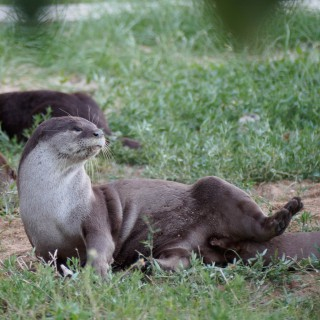
#> input picture Assignments/Lab0/images/otter.jpg, 320 x 320 px
$ jupyter execute --allow-errors lab0.ipynb   (shell and % lines are left out)
#> lines starting #> are read from the running program, lines starting #| are printed output that depends on the picture
# CS4277/CS5477 Lab 0: Getting Started

### Introduction
In this optional assignment, you will get a very short introduction to the following:
- The environment used for the course's exercises: Jupyter notebook.
- Python programming language
- Numpy operations

We expect that many of you will have experience with Python and Numpy, so feel free to skip this tutorial if you are familiar with the concepts. For the rest, this assignment will serve as a quick crash course on the Python programming language, and its use in scientific programming.

This assignment is worth **0%** of the final grade (i.e. completely optional).

### Submission Instructions
Nil. There is no need to submit this assignment.

### Other Useful Resources
This tutorial only covers the very basics. You might also find the following resources useful.

#### Python
- [CS231N Python Numpy tutorial](http://cs231n.github.io/python-numpy-tutorial/)
- [Official Python 3.5 documentation](https://docs.python.org/3.5/)

#### Numpy
- [Numpy Quickstart Tutorial](https://docs.scipy.org/doc/numpy/user/quickstart.html)

#### OpenCV
- [OpenCV Python Tutorial](https://opencv-python-tutroals.readthedocs.io/en/latest/py_tutorials/py_tutorials.html)
- [OpenCV API Reference](https://docs.opencv.org/3.4.9/)

### Credits
Certain parts of this tutorial is adapted from the excellent [CS231N Python Numpy tutorial](http://cs231n.github.io/python-numpy-tutorial/) by Justin Johnson from Stanford University.

---
## Set up and Starting the Jupyter notebook

### Python Installation
Our assignments are all to be done in Python 3 (>=3.5). So install it if you don't have it yet. **As of time of writing, Python 3.8 has issues working with Jupyter notebook; you are advised to use Python 3.5/3.6/3.7.**

#### Windows
Download the binary from https://www.python.org/downloads/release/python-376/ and install.

#### Mac
Install Python 3 through homebrew: `brew install python3`

#### Ubuntu
Ubuntu 16.04 and above should come with Python 3 pre-installed.

### Install required packages
Install the packages required for this course, which are listed in `requirements.txt`.
For example for pip users:
```
pip install -r requirements.txt
```
Advanced users who are using Python for their other projects may wish to consider [virtual environments](https://docs.python.org/3/tutorial/venv.html) to avoid package compatibility issues.

### Starting the Jupyter notebook
Navigate to the directory containing the Jupyter notebook file (.ipynb) in command line, then run:
```
jupyter notebook
```

A browser window that looks like the following should appear:

Click on "lab0.ipynb" to start the notebook.

---
## Introduction to Jupyter notebook
For the course, we will use Jupyter notebooks to explain the questions, provide helper code to piece functions together, check your code and visualize results. The Jupyter notebook is a interactive computing environment that enables users to author notebook documents that include live code, narrative text (such as this), equations, etc.

For example, to print "Hello World", just select the next cell and press the "Run" button on the top. Or press Shift+Enter to execute.

[cell 1]
print('hello world')

The following code verifies that all the required Python packages are installed. You should see a 3d plot and a picture of an otter if everything works.

[cell 2]
import cv2
import k3d
import numpy as np
import scipy
import matplotlib.pyplot as plt

# Plot random 3d points
x = np.random.randn(100,3).astype(np.float32)
#> (the rest of this cell did not finish here and is left out)

---
## Introduction to Python
### Basic data types¶
We first cover the commonly used basic data types: Integer/floats, booleans, strings.

#### Numbers
Integers and floats are similar to other languages. Unlike C/C++, Python 3 does not discriminate between integers/long integers, or float/double types. Integers in Python 3 are of unlimited size. Floats in Python 3 are implemented as double precision floats on most platforms. However, as we will see later, Numpy does discriminate these types.

[cell 3]
i = 4
f = 3.5
print(i, type(i))  # Prints "4 <class 'int'>"
print(f, type(f))  # Prints "3.5 <class 'float'>"

[cell 4]
print(i + 1)   # Addition
print(i - 1)   # Subtraction
print(i * 2)   # Multiplication
print(i ** 3)  # Exponentiation

Similar to C/C++, augmented assignments are possible in Python. However note that '++' or '--' do not exist in Python:

[cell 5]
i = 2
i += 1    # Equivalent to: i = i + 1
print(i)  # Prints "3"
i *= 2    # Equivalent to: i = i * 2
print(i)  # Prints "6"

In Python 3, the division operator `/` returns the value in float even when the input is integers. Use double slashes `//` to force integer division.

[cell 6]
a = 5/2
print(a, type(a))  # Prints "2.5 <class 'float'>""
b = 5//2
print(b, type(b))  # Print "2 <class 'int'>"". Floating point part is truncated.

#### Booleans
Boolean operators in Python uses English words rather than symbols (e.g. &&, ||):

[cell 7]
t, f = True, False
print(type(t)) # Prints "<class 'bool'>"

[cell 8]
print(t and f) # Logical AND
print(t or f)  # Logical OR
print(not t)   # Logical NOT

#### Strings

[cell 9]
hello = 'hello'   # String literals can use single quotes
world = "world"   # or double quotes; it does not matter.
hw = hello + world  # concatenate strings using '+'
print(hw)  # prints "helloworld"
print(len(hello))  # print the length of hello: 5

String can be formated using the `.format` operator, similar to sprintf in C++. See [here](https://docs.python.org/3/library/string.html) for more details.

[cell 10]
str1 = 'String is {} {}.'.format(hello, world)  # new style string formatting.
str2 = 'Numbers are {}, {:.3f}.'.format(24, 1.23456)  # :.3f means print to 3dp
print(str1)  # prints "String is hello world."
print(str2)  # prints "Numbers are: 24, 1.235"

### Containers
Python includes several built-in container types. We only cover lists and dictionaries here.

#### Lists
A list is the Python equivalent of an array, but is resizeable and can contain elements of different types:

[cell 11]
mylist = [3, 5, 4]   # Create a list
print(mylist)  # Print entire list
print(mylist[1])  # Print element 1, which is "5" (note python counts from 0)
print(mylist[-1])  # Negative indices count from the end of the list; prints "4"

[cell 12]
mylist[2] = 'hello'    # Lists can contain elements of different types
print(mylist)

[cell 13]
mylist.append('world') # Use .append to add new element to the end
print(mylist)
popped = mylist.pop()  # .pop returns and remove the last element
print(popped, mylist)

In addition to accessing list elements one at a time, you can slice Python lists to obtain sublists.

[cell 14]
list2 = list(range(4))    # Creates a list containing integers 0 <= i < 4
print(list2)         # Prints "[0, 1, 2, 3]"
print(list2[1:3])    # Get a slice from index 1 to 3 (exclusive); prints "[1, 2]"
print(list2[1:])     # Slicing without the end index will include elements till the end; prints "[1, 2, 3]"
print(list2[:2])     # Excluding start index will start from element 0; prints "[0, 1]"
print(list2[:-1])    # Slice indices can be negative; this will print all but the last element.
list2[2:4] = [100, 101]  # You can assign a list to a slice to modify it
print(list2)         # Prints "[0, 1, 100, 101]"

### Dictionaries

A dictionary stores (key, value) pairs, similar to a Map in Java/C++. You can use it like this:

[cell 15]
d = {'cat': 'meow', 'dog': 'woof'}  # Create a new dictionary with some data
print(d['cat'])       # Get the entry corresponding to "cat"; prints "meow"
print('cat' in d)     # Check if a dictionary has a given key; prints "True"
d['sheep'] = 'baaa'    # Set an entry (it will be created if not already present)
print(d['sheep'])      # Prints "baaa"

### Iterations:

Like many languages, for and while loops exist in Python. They iterate over elements from an [iterable](https://docs.python.org/3/glossary.html#term-iterable). In many cases, you can use the [range()](https://docs.python.org/3/library/stdtypes.html#typesseq-range) keyword to create an iterable.

Note that instead of using braces like in C++/Java, Python uses indentation to group statements.

[cell 16]
print("Iterate over the items [0,1,2,3].")
for i in range(4):
    print(i)  # note that print(i) is indented by several spaces

print("Iterate over an actual list.")
for i in [0,1,2,3]:
    print(i)

print("While works too")
i = 0
while i < 4:
    print(i)
    i += 1

### Functions and Conditionals
Functions are defined using the `def` keyword. As before, indentation is used to group statements.

[cell 17]
def SumPairXY(x, y):
    if (x < 5):
        print("x was < 5")
    elif (x < 10):
        print("5 <= x < 10")
    else:
        print("x was >= 10")
    return x + y

for i in range(4, 11, 2):  # i=4, 6, 8, 10 (start, stop, step)
    print("--- Now running with i: {}".format(i))
    r = SumPairXY(i,i)
    print("Result from SumPairXY: {}".format(r))

---
## Short Introduction to Numpy

We will mainly use Numpy for our assignments. Numpy is the core library for scientific computing in Python. Again, this is only a very brief introduction, and you are encouraged to look at the documentation for further details.

To use Numpy, we first need to import the numpy package:

[cell 18]
import numpy as np  # Make numpy available using np.

Numpy's main object is the homogeneous multidimensional array. We can initialize numpy arrays from nested Python lists, and access elements using square brackets:

[cell 19]
a = np.array([1, 2, 3])  # Create a 1-dimensional array
print(a)                 # prints [1, 2, 3]
a[0] = 5                 # Change element 0 to 5
print(a)                 # prints [5, 2, 3]

[cell 20]
b = np.array([[1,2,3],[4,5,6]])   # Create a 2-dimensional array (2x3 matrix)
print('b:\n', b)
print('Shape:', b.shape)  # Prints the size of the array, i.e. (2, 3)
print('Elements (0,0), (0,1), (1,0):', b[0, 0], b[0, 1], b[1, 0])

Unlike Python lists, elements in a Numpy array have the same data type, which you can check using .dtype attribute. If not explicitly set, it will be determined from the input array.

[cell 21]
c = np.array([1, 2, 3])  # no type, will be implicitly set to np.int64
print(c.dtype)
d = np.array([1.0, 2, 3])  # Contains a float, so will be implicitly set to np.float64
print(d.dtype)
e = np.array([1, 2, 3], dtype=np.float64)  # You can set the type through the dtype argument
f = c.astype(np.float32)  # Cast an array into another type
print(e.dtype, f.dtype)

Numpy also provides many functions to create arrays:

[cell 22]
a = np.zeros((2,2))  # Create an 2x2 array of all zeros
print('a:\n', a)
b = np.ones((1,2))   # Create an 1x2 array of all ones
print('b:\n', b)
c = np.full((2,2), 5) # Create a constant array containing all 5's
print('c:\n', c)
d = np.eye(2)        # Create a 2x2 identity matrix
print('d:\n', d)

### Array Indexing
Similiar to Python lists, Numpy offers many ways to index into arrays. For brevity, we only cover the basics. If you want to know more you should read the [documentation](https://docs.scipy.org/doc/numpy/reference/arrays.indexing.html).

<u>Slicing</u>: Similar to Python's list slicing. This is probably the most common way to index an array. Since arrays may be multidimensional, you must specify a slice for each dimension of the array:

[cell 23]
# Create the following 2-dimensional array with shape (3, 4)
# [[ 1  2  3  4]
#  [ 5  6  7  8]
#  [ 9 10 11 12]]
a = np.array([[1,2,3,4], [5,6,7,8], [9,10,11,12]])

# Use slicing to pull out the subarray consisting of the first 2 rows
# and columns 1 and 2; b is the following array of shape (2, 2):
# [[2 3]
#  [6 7]]
b = a[:2, 1:3]
print(b)

<u>Boolean array indexing</u>: Boolean array indexing lets you pick out arbitrary elements of an array using a boolean mask.

[cell 24]
import numpy as np

a = np.array([[1,2], [3, 4], [5, 6]])

bool_idx = (a > 2)  # Retrieves elements of a that are bigger than 2.
                    # This returns a numpy array of Booleans of the same
                    # shape as a, where each element is True if the
                    # corresponding element of a is > 2, False otherwise.
print(bool_idx)

[cell 25]
# Retrieves elements of a which have a corresponding value of True in bool_idx
print(a[bool_idx])

# We can do all of the above in a single concise statement
print(a[a > 2])

### Array Math

[cell 26]
x = np.array([[1,2],[3,4]], dtype=np.float64)
y = np.array([[5,6],[7,8]], dtype=np.float64)

# Elementwise sum, difference, product, and division
print(x + y)
print(x - y)
print(x * y)
print(x / y)

<u>**Important!**</u> Unlike MATLAB, `*` is elementwise multiplication, not matrix multiplication. For matrix multiplication (or vector inner dot products), we use the dot function. dot is available both as a function in the numpy module and as an instance method of array objects. Alternatively you can use the `@` operator.

[cell 27]
x = np.array([[1,2],[3,4]])
y = np.array([[5,6],[7,8]])

# Matrix-matrix product; all the following are equivalent
print(x.dot(y))
print(np.dot(x, y))
print(x @ y)

### Useful functions on arrays

Numpy provides many useful functions for performing computations on arrays, such as the sum:

[cell 28]
x = np.array([[1,2],
              [3,4]])

print(np.sum(x))  # Compute sum of all elements; prints "10"
print(np.sum(x, axis=0))  # Compute sum of each column; prints "[4 6]"
print(np.sum(x, axis=1))  # Compute sum of each row; prints "[3 7]"

Besides the sum, many other common operations are available, such as computing the mean/min/max of an array. Many of these operations also accept an `axis` argument similar to np.sum().

[cell 29]
print("Showing some basic math on arrays")
b = np.array([0,1,4,3,2])
print("Max: {}".format(np.max(b)))
print("Mean: {}".format(np.mean(b)))
print("Max index: {}".format(np.argmax(b)))  # position of max element

Other important functions which you will likely use include transpose and inverse:

[cell 30]
x = np.array([[1,2],[3,4]])
print(x)
print(x.T)  # .T tranposes the matrix
print(x.transpose())  # .transpose() does the same thing
print(np.linalg.inv(x))  # Inverse of the matrix

In computer vision, the singular value decomposition is an important operation, which can also be found in Numpy.

[cell 31]
u, s, v_t = np.linalg.svd(x)
print('u:\n', u)
print('s:\n', np.diag(s))
print('v_t:\n', v_t)  # v_transpose

# Should give you the original matrix
# [[1,2],
#  [3,4]]
print(u @ np.diag(s) @ v_t)

### Broadcasting
In all of the examples above, the matrices have compatible shapes. Under certain conditions, it is possible to perform arithmetic operations on numpy arrays with different shapes. The smaller array is "broadcast" across the larger array so that they have compatible shapes.

In general, two dimensions are compatible when:
1. They are equal, or
2. One of them is one.

For example, say we have a matrix $A$, and we want to add the elements of $b$ row-wise to $A$, i.e. add 1 to first row, 2 to the second, and 4 to the third. We could do it using a for loop like this:

[cell 32]
A = np.array([[1, 2, 3],   # Shape of A: (3, 3)
              [4, 5, 6],
              [7, 8, 9]])
b = np.array([1, 2, 4])    # Shape of b: (3,)
result = np.empty_like(A)  # Empty unitialized matrix the same size of A

for i in range(3):
    result[i, :] = A[i, :] + b[i]

print(result)

However, for large matrices, an explicit loop can be slow. Another way is to tile/repeat b such that it has the same shape as A then add them:

[cell 33]
b_2d = b[:, None]  # Reshapes b to (3, 1)
b_tile = np.tile(b_2d, (1, 3))  # "repeats" the matrix 3x such that it's 3x3

result = A + b_tile
print(result)

This works, but is memory inefficient since `b_tile` has to be stored in memory. Numpy broadcasting allows us to perform this without actually explicitly creating the copies of $b$:

[cell 34]
print(A + b_2d)

This works because the dimensions are compatible with broadcasting, as shown below:

```
A      (2d array): 3 x 3
b_2d   (2d array): 3 x 1
Result (2d array): 3 x 3
```

The smaller `b_2d` is implicitly repeated to shape of $(3,3)$ before the element wise addition. For more examples, do refer to the numpy broadcast [documentation](https://docs.scipy.org/doc/numpy/user/basics.broadcasting.html).

## Introduction to OpenCV
We use OpenCV for the various computer vision operations, and also to load images. We will cover a few useful functions here; you do not need in-depth knowledge of OpenCV as you will be implementing most of the functions yourself.

As with Numpy, you'll first need to import the OpenCV package:

[cell 35]
import cv2

### Loading images
Image loading is accomplished using `cv2.imread()`. This function allows you to load various image types, e.g. .png, .jpg. Note that OpenCV's typically uses the BGR (blue-green-red) order for color channels, which we will often change to RGB for compatibility with other libraries.

[cell 36]
im = cv2.imread('images/otter.jpg')
#> im is the input picture: shape (320, 320, 3); mean B, G, R 105.2, 121.7, 109.6
im = cv2.cvtColor(im, cv2.COLOR_BGR2RGB)  # converts to RGB

# Displays the image using Matplotlib's pyplot.
plt.imshow(im);

The image is stored as a Numpy array (size $height \times width \times channels$), of type uint8 (unsigned char):

[cell 37]
print(type(im), im.dtype)
#| <class 'numpy.ndarray'> uint8

This means you can manipulate the image using standard Numpy operations. For example, we set certain pixels to black (zero) here:

[cell 38]
im[250:, 0:50, :] = 0  # Note that the array dimensions are y,x,channel (i.e. the vertical coordinate comes first)
plt.imshow(im);

OpenCV provides useful drawing functions which can help with debugging:

[cell 39]
# Draws a red circle on the image, at x=100,y=50. Radius=5.
cv2.circle(im, (100, 50), 5, (255, 0, 0), thickness=2)
#> im: shape (320, 320, 3); mean R, G, B 105.6, 117.1, 101.4
# Draws a blue line from (200,300) to (250,0
cv2.line(im, (200, 300), (250, 0), (0, 0, 255), thickness=2)
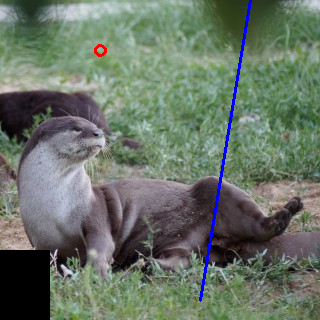
#> im: shape (320, 320, 3); mean R, G, B 104.8, 116.2, 103
plt.imshow(im);
